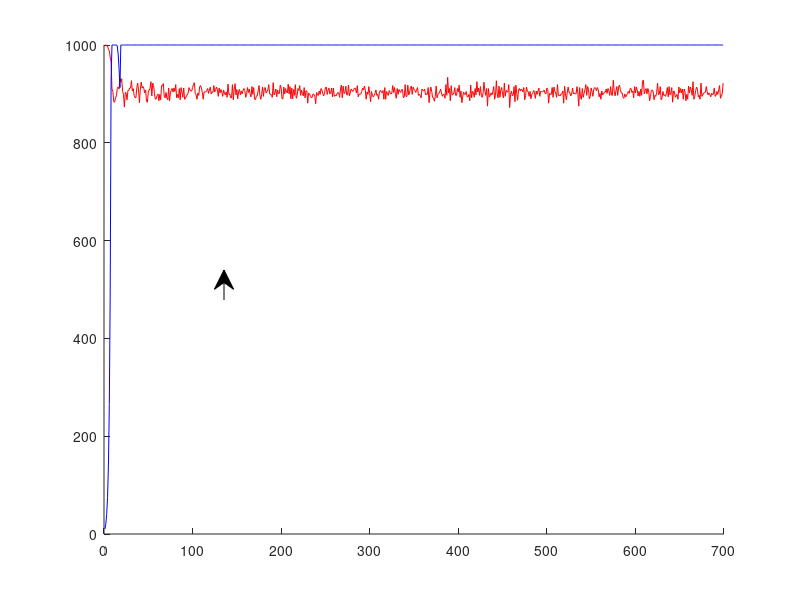

Recreate this plot in MATLAB.
data = csvread('wswphase1.csv', 1, 0);
%data = data(1:1000,:);
amount = data(:,2);
m = min(amount);
amount = amount-m;
% data = data(1000:2000,:);
%data = data(2000:3000,:);
% data = data(3000:4000,:);
figure
hold on
plot (data(:,1), data(:,2), 'r')
plot (data(:,1), data(:,3), 'b')
x = 1:1000;
%plot (x, 10*sin(x/150)+30, 'g')
x=[0.28 0.28];
y=[0.5 0.55];
annotation('arrow',x,y)